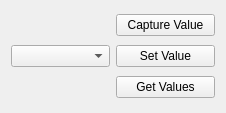
<?xml version="1.0" encoding="UTF-8"?>
<ui version="4.0">
 <class>Widget</class>
 <widget class="QWidget" name="Widget">
  <property name="geometry">
   <rect>
    <x>0</x>
    <y>0</y>
    <width>226</width>
    <height>113</height>
   </rect>
  </property>
  <property name="windowTitle">
   <string>Widget</string>
  </property>
  <layout class="QHBoxLayout" name="horizontalLayout">
   <item>
    <widget class="QComboBox" name="comboBox"/>
   </item>
   <item>
    <layout class="QVBoxLayout" name="verticalLayout">
     <item>
      <widget class="QPushButton" name="capturePushButton">
       <property name="text">
        <string>Capture Value</string>
       </property>
      </widget>
     </item>
     <item>
      <widget class="QPushButton" name="setPushButton">
       <property name="text">
        <string>Set Value</string>
       </property>
      </widget>
     </item>
     <item>
      <widget class="QPushButton" name="getPushButton">
       <property name="text">
        <string>Get Values</string>
       </property>
      </widget>
     </item>
    </layout>
   </item>
  </layout>
 </widget>
 <layoutdefault spacing="6" margin="11"/>
 <resources/>
 <connections/>
</ui>
